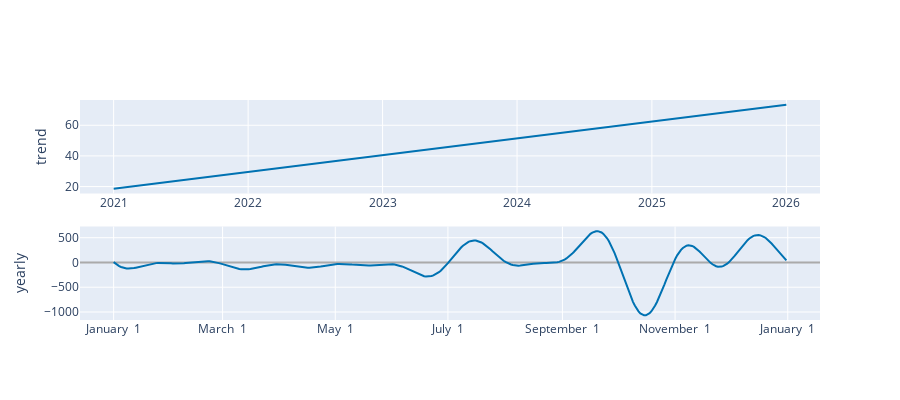

Notebook source saved alongside this figure:
### Markdown cell above
Plotando as componentes

### Code cell
from prophet.plot import plot_components_plotly

plot_components_plotly(modelo, previsao)
